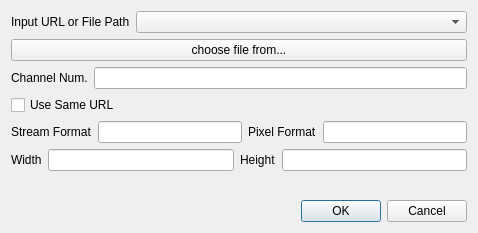
<?xml version="1.0" encoding="UTF-8"?>
<ui version="4.0">
 <class>open_stream_dlg</class>
 <widget class="QDialog" name="open_stream_dlg">
  <property name="geometry">
   <rect>
    <x>0</x>
    <y>0</y>
    <width>478</width>
    <height>233</height>
   </rect>
  </property>
  <property name="windowTitle">
   <string>Dialog</string>
  </property>
  <layout class="QVBoxLayout" name="verticalLayout">
   <item>
    <layout class="QFormLayout" name="formLayout">
     <property name="formAlignment">
      <set>Qt::AlignLeading|Qt::AlignLeft|Qt::AlignTop</set>
     </property>
     <item row="0" column="0">
      <widget class="QLabel" name="label">
       <property name="text">
        <string>Input URL or File Path</string>
       </property>
      </widget>
     </item>
     <item row="0" column="1">
      <widget class="QComboBox" name="cbxInputUrls"/>
     </item>
    </layout>
   </item>
   <item>
    <widget class="QPushButton" name="chooseFileButton">
     <property name="text">
      <string>choose file from...</string>
     </property>
    </widget>
   </item>
   <item>
    <layout class="QFormLayout" name="formLayout_2">
     <property name="formAlignment">
      <set>Qt::AlignLeading|Qt::AlignLeft|Qt::AlignTop</set>
     </property>
     <item row="0" column="0">
      <widget class="QLabel" name="label_2">
       <property name="text">
        <string>Channel Num.</string>
       </property>
      </widget>
     </item>
     <item row="0" column="1">
      <widget class="QLineEdit" name="leChanNum"/>
     </item>
    </layout>
   </item>
   <item>
    <widget class="QCheckBox" name="ckUseSameUrl">
     <property name="text">
      <string>Use Same URL</string>
     </property>
    </widget>
   </item>
   <item>
    <layout class="QHBoxLayout" name="horizontalLayout">
     <item>
      <widget class="QLabel" name="label_3">
       <property name="text">
        <string>Stream Format</string>
       </property>
      </widget>
     </item>
     <item>
      <widget class="QLineEdit" name="leStreamFormat"/>
     </item>
     <item>
      <widget class="QLabel" name="label_6">
       <property name="text">
        <string>Pixel Format</string>
       </property>
      </widget>
     </item>
     <item>
      <widget class="QLineEdit" name="lePixelFormat"/>
     </item>
    </layout>
   </item>
   <item>
    <layout class="QHBoxLayout" name="horizontalLayout_2">
     <item>
      <widget class="QLabel" name="label_4">
       <property name="text">
        <string>Width</string>
       </property>
      </widget>
     </item>
     <item>
      <widget class="QLineEdit" name="leWidth"/>
     </item>
     <item>
      <widget class="QLabel" name="label_5">
       <property name="text">
        <string>Height</string>
       </property>
      </widget>
     </item>
     <item>
      <widget class="QLineEdit" name="leHeight"/>
     </item>
    </layout>
   </item>
   <item>
    <spacer name="verticalSpacer">
     <property name="orientation">
      <enum>Qt::Vertical</enum>
     </property>
     <property name="sizeHint" stdset="0">
      <size>
       <width>20</width>
       <height>40</height>
      </size>
     </property>
    </spacer>
   </item>
   <item>
    <widget class="QDialogButtonBox" name="buttonBox">
     <property name="orientation">
      <enum>Qt::Horizontal</enum>
     </property>
     <property name="standardButtons">
      <set>QDialogButtonBox::Cancel|QDialogButtonBox::Ok</set>
     </property>
    </widget>
   </item>
  </layout>
 </widget>
 <resources/>
 <connections>
  <connection>
   <sender>buttonBox</sender>
   <signal>accepted()</signal>
   <receiver>open_stream_dlg</receiver>
   <slot>accept()</slot>
   <hints>
    <hint type="sourcelabel">
     <x>248</x>
     <y>254</y>
    </hint>
    <hint type="destinationlabel">
     <x>157</x>
     <y>274</y>
    </hint>
   </hints>
  </connection>
  <connection>
   <sender>buttonBox</sender>
   <signal>rejected()</signal>
   <receiver>open_stream_dlg</receiver>
   <slot>reject()</slot>
   <hints>
    <hint type="sourcelabel">
     <x>316</x>
     <y>260</y>
    </hint>
    <hint type="destinationlabel">
     <x>286</x>
     <y>274</y>
    </hint>
   </hints>
  </connection>
 </connections>
</ui>
